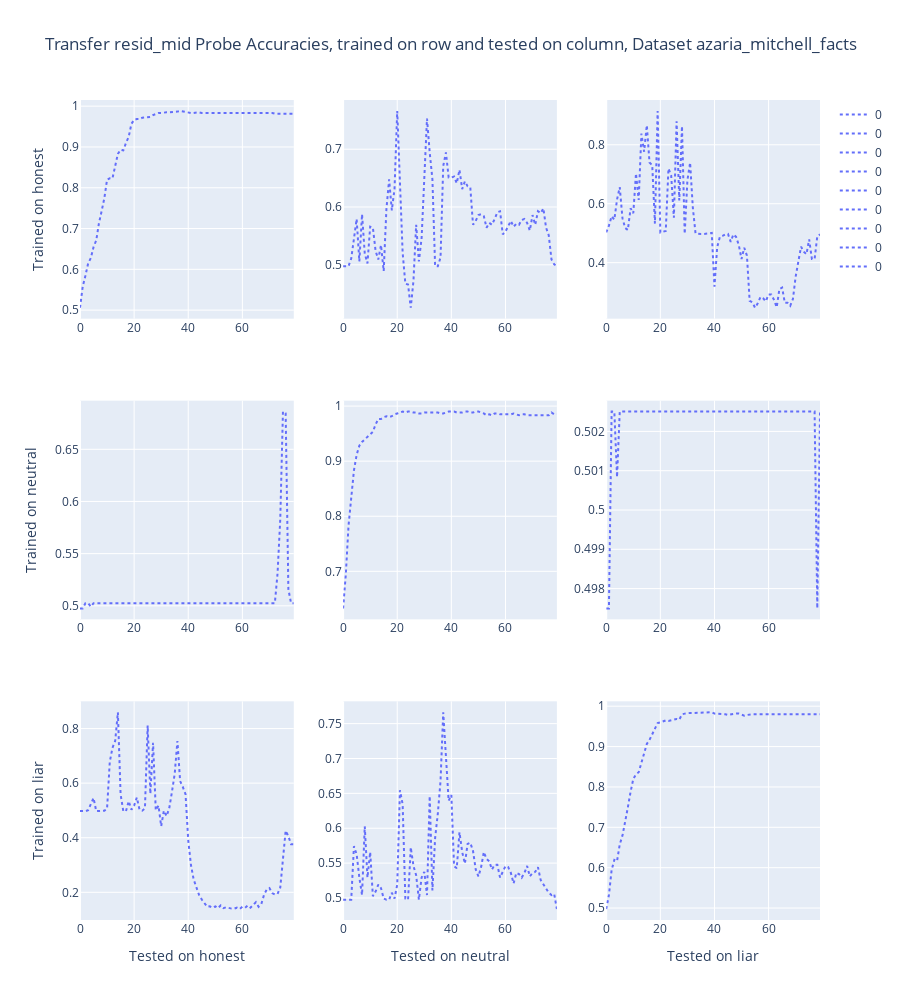

Here is the notebook cell this chart was saved with:
### Code cell
for idx1 in range(1, 4):
    fig.update_xaxes(title_text=f"Tested on {modes[idx1-1]}", row=3, col=idx1)

for idx2 in range(1, 4):
    fig.update_yaxes(title_text=f"Trained on {modes[idx2-1]}", row=idx2, col=1)

fig.update_layout(title_text=f"Transfer {act_type} Probe Accuracies, trained on row and tested on column, Dataset {dataset_name}", height=1000)
fig.show()
